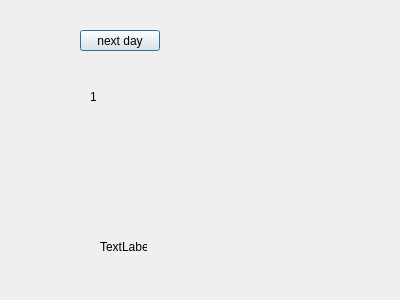
<?xml version="1.0" encoding="UTF-8"?>
<ui version="4.0">
 <class>Map</class>
 <widget class="QDialog" name="Map">
  <property name="geometry">
   <rect>
    <x>0</x>
    <y>0</y>
    <width>400</width>
    <height>300</height>
   </rect>
  </property>
  <property name="windowTitle">
   <string>Dialog</string>
  </property>
  <widget class="QPushButton" name="nextdaybtn">
   <property name="geometry">
    <rect>
     <x>80</x>
     <y>30</y>
     <width>80</width>
     <height>21</height>
    </rect>
   </property>
   <property name="text">
    <string>next day</string>
   </property>
  </widget>
  <widget class="QLabel" name="daylbl">
   <property name="geometry">
    <rect>
     <x>90</x>
     <y>90</y>
     <width>47</width>
     <height>13</height>
    </rect>
   </property>
   <property name="text">
    <string>1</string>
   </property>
  </widget>
  <widget class="QLabel" name="userlbl">
   <property name="geometry">
    <rect>
     <x>100</x>
     <y>240</y>
     <width>47</width>
     <height>13</height>
    </rect>
   </property>
   <property name="text">
    <string>TextLabel</string>
   </property>
  </widget>
 </widget>
 <resources/>
 <connections/>
</ui>
